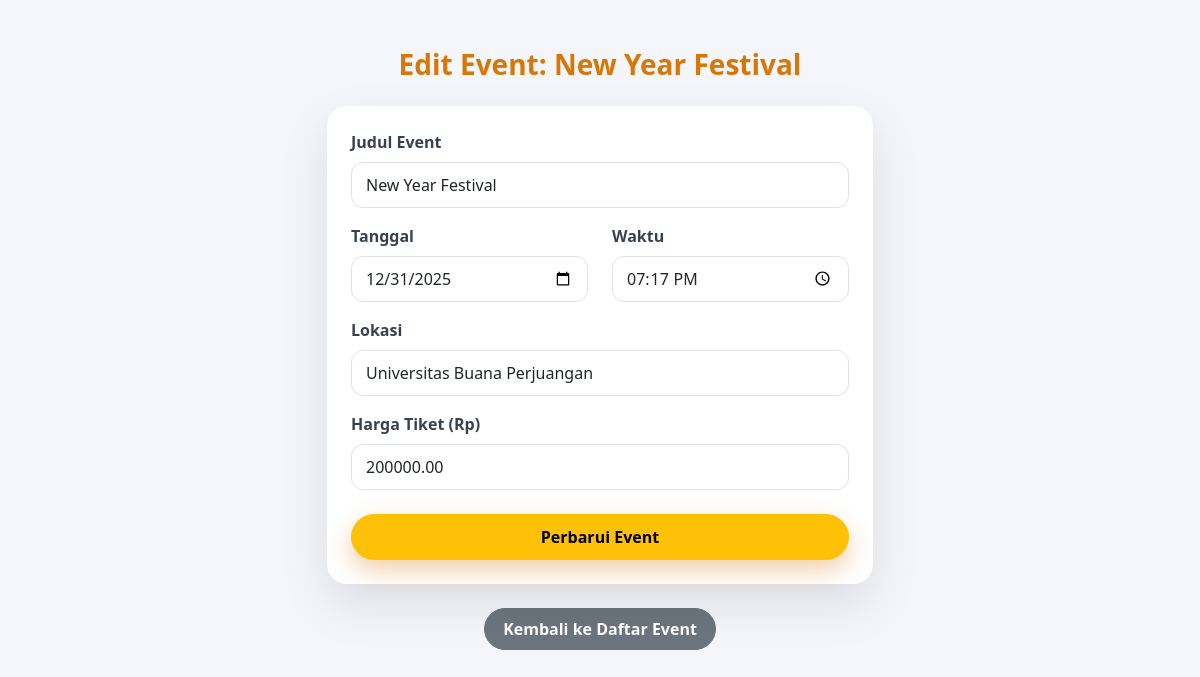
The app's page /admin/event_edit.php?id=9 (signed in) with its own data.
### tables this page shows
CREATE TABLE `events` (
  `id` int(11) UNSIGNED NOT NULL,
  `title` varchar(255) NOT NULL,
  `event_date` date DEFAULT NULL,
  `date` date NOT NULL,
  `time` time NOT NULL,
  `location` varchar(255) NOT NULL,
  `description` text DEFAULT NULL,
  `total_tickets` int(11) NOT NULL,
  `price` decimal(10,2) NOT NULL,
  `created_at` timestamp NOT NULL DEFAULT current_timestamp()
);

### admin/event_edit.php (the view, shortened to what this page needs)
<?php
require_once '../config/database.php';
$event_id = $_GET['id'];
$stmt = $pdo->prepare("SELECT * FROM events WHERE id = ?");
$stmt->execute([$event_id]);
$event = $stmt->fetch(PDO::FETCH_ASSOC);
?>
<!DOCTYPE html>
<html lang="id">
<head>
    <link href="https://cdn.jsdelivr.net/npm/bootstrap@5.3.3/dist/css/bootstrap.min.css" rel="stylesheet">
</head>
<body>
<div class="container mt-5">
    <div class="row justify-content-center">
        <div class="col-md-8 col-lg-6">
            <h3 class="page-title mb-4 text-center">
                Edit Event: <?= htmlspecialchars($event['title']) ?>
            </h3>
            <?php if ($event): ?>
            <div class="card card-custom p-4">
                <form action="event_edit.php?id=<?= $event_id ?>" method="POST">
                    <div class="mb-3">
                        <label for="title" class="form-label">Judul Event</label>
                        <input type="text"
                               name="title"
                               id="title"
                               class="form-control"
                               value="<?= htmlspecialchars($event['title']) ?>"
                               required>
                    </div>
                    <div class="row">
                        <div class="col-md-6 mb-3">
                            <label for="date" class="form-label">Tanggal</label>
                            <input type="date"
                                   name="date"
                                   id="date"
                                   class="form-control"
                                   value="<?= htmlspecialchars($event['date']) ?>"
                                   required>
                        </div>
                        <div class="col-md-6 mb-3">
                            <label for="time" class="form-label">Waktu</label>
                            <input type="time"
                                   name="time"
                                   id="time"
                                   class="form-control"
                                   value="<?= htmlspecialchars($event['time']) ?>"
                                   required>
                        </div>
                    </div>
                    <div class="mb-3">
                        <label for="location" class="form-label">Lokasi</label>
                        <input type="text"
                               name="location"
                               id="location"
                               class="form-control"
                               value="<?= htmlspecialchars($event['location']) ?>"
                               required>
                    </div>
                    <div class="mb-4">
                        <label for="price" class="form-label">Harga Tiket (Rp)</label>
                        <input type="number"
                               name="price"
                               id="price"
                               class="form-control"
                               value="<?= htmlspecialchars($event['price']) ?>"
                               required
                               min="1000">
                    </div>
                    <button type="submit" class="btn btn-warning w-100">
                        Perbarui Event
                    </button>
                </form>
            </div>
            <?php endif; ?>
            <div class="text-center">
                <a href="events.php" class="btn btn-secondary mt-4">
                    Kembali ke Daftar Event
                </a>
            </div>
        </div>
    </div>
</div>
</body>
</html>

### admin/event_edit.php (style rules this page uses)
body { background:#f4f6fb; font-family:"Segoe UI", sans-serif; }
.page-title { font-weight:800; color:#d97706; }
.card-custom { border:none; border-radius:20px; box-shadow:0 20px 50px rgba(0,0,0,.1); }
.form-control { border-radius:12px; padding:10px 14px; }
.form-label { font-weight:600; color:#374151; }
.btn-warning { border-radius:999px; font-weight:600; padding:10px; box-shadow:0 10px 24px rgba(217,119,6,.35); }
.btn-secondary { border-radius:999px; font-weight:600; padding:8px 18px; }

### records on screen
events: title "New Year Festival", date "12/31/2025", time "19:17:00", location "Universitas Buana Perjuangan", price "200000.00"
